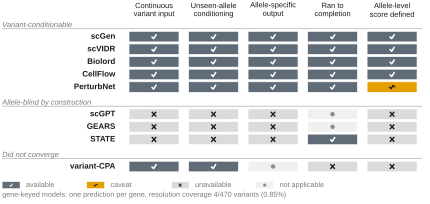

Python code for this plot:
"""Figure 4h - Public model interfaces are not uniformly allele-resolution ready.

Interface-compatibility audit (categorical, not a performance panel), encoded from
the authoritative remote inventory (docs/REMOTE_INVENTORY.md) and the manuscript
Methods. Distinguishes performance failure from interface incompatibility and from
optimisation failure. Programmatic (not AI) so model names and the status grid are
exact. Gene-keyed models assign one prediction per gene: resolution coverage
4/470 variants (0.85%).

Legibility: drawn wide (native ~112 x 56 mm) so it sits at composite scale ~1.0
with horizontal column headers; every label is >= 5 pt on the page. Fully vector;
check with: pdfimages -list fig4h_interface.pdf | tail -n +3

Run:  python fig4h_interface.py  ->  fig4h_interface.pdf (+ .png)
"""
from __future__ import annotations

import os
import sys

from matplotlib.patches import Rectangle

sys.path.insert(0, os.path.dirname(os.path.dirname(os.path.abspath(__file__))))
import nm_style as S

# status -> (fill colour, glyph colour).
#
# Palette discipline: the earlier green/red fills are not house colours and red is
# reserved for signed direction or a warning, so the four states are now encoded by
# a monotone lightness ladder drawn from house tokens (dark slate -> HOTSPOT amber
# for the one caveat -> LIGHT_GREY -> near-white). Relative luminance is
# 105 / 162 / 219 / 240, i.e. four separable greys, and the meaning is carried by
# the glyph SHAPE (tick / wave / cross / dot), which is drawn as vector line work,
# so the panel is readable in greyscale and without colour vision.
STATUS = {
    "Y": ("#5F6B76", "white"),      # available            - tick
    "P": (S.HOTSPOT, S.INK),        # available with caveat - wave (amber = warning)
    "N": ("#DBDBDB", S.INK),        # unavailable          - cross
    "NA": ("#F0F0F0", "#8A8A8A"),   # not applicable       - dot
}

COLS = ["Continuous\nvariant input", "Unseen-allele\nconditioning",
        "Allele-specific\noutput", "Ran to\ncompletion", "Allele-level\nscore defined"]

ROWS = [  # (group, model, [5 statuses])
    ("Variant-conditionable", "scGen",      ["Y", "Y", "Y", "Y", "Y"]),
    ("Variant-conditionable", "scVIDR",     ["Y", "Y", "Y", "Y", "Y"]),
    ("Variant-conditionable", "Biolord",    ["Y", "Y", "Y", "Y", "Y"]),
    ("Variant-conditionable", "CellFlow",   ["Y", "Y", "Y", "Y", "Y"]),
    ("Variant-conditionable", "PerturbNet", ["Y", "Y", "Y", "Y", "P"]),
    ("Allele-blind by construction", "scGPT", ["N", "N", "N", "NA", "N"]),
    ("Allele-blind by construction", "GEARS", ["N", "N", "N", "NA", "N"]),
    ("Allele-blind by construction", "STATE", ["N", "N", "N", "Y", "N"]),
    ("Did not converge", "variant-CPA",     ["Y", "Y", "NA", "N", "N"]),
]

XL = -2.05  # left margin (model names + group labels live here)


def _aspect_kx(fig, ax) -> float:
    """x-offset scale that makes a glyph drawn in data units look square on paper.

    The cells are wide and short (many mm per x unit, few per y unit), so raw
    symmetric offsets would render as stretched ticks/crosses.
    """
    fw_mm, fh_mm = (d * 25.4 for d in fig.get_size_inches())
    pos = ax.get_position()
    mm_per_x = (pos.width * fw_mm) / abs(ax.get_xlim()[1] - ax.get_xlim()[0])
    mm_per_y = (pos.height * fh_mm) / abs(ax.get_ylim()[1] - ax.get_ylim()[0])
    return mm_per_y / mm_per_x


def _mark(ax, cx, cy, s, kx=1.0, r=1.0):
    """Font-independent status glyph at (cx, cy); axis y inverted (smaller y = higher).

    ``kx`` compresses the x offsets so the glyph is visually square; ``r`` scales
    the glyph (used to shrink the legend swatches). The glyph colour follows the
    fill lightness so every state keeps a legible contrast.
    """
    w = STATUS[s][1]

    def X(*vals):
        return [cx + v * kx * r for v in vals]

    def Y(*vals):
        return [cy + v * r for v in vals]

    if s == "Y":
        ax.plot(X(-0.16, -0.03, 0.17), Y(0.03, 0.16, -0.15),
                color=w, lw=1.1 * r, solid_capstyle="round",
                solid_joinstyle="round", zorder=5)
    elif s == "N":
        ax.plot(X(-0.14, 0.14), Y(-0.15, 0.15), color=w, lw=1.0 * r, zorder=5)
        ax.plot(X(-0.14, 0.14), Y(0.15, -0.15), color=w, lw=1.0 * r, zorder=5)
    elif s == "P":
        ax.plot(X(-0.19, -0.06, 0.06, 0.19), Y(0.03, 0.13, -0.13, -0.03),
                color=w, lw=1.0 * r, zorder=5)
    else:
        ax.plot([cx], [cy], marker="o", ms=2.2 * r, color=w, zorder=5)


def main() -> None:
    S.apply_rcparams()
    ncol = len(COLS)

    # layout with a gap + header band between groups
    y = 0.0
    layout, headers, prev = [], [], None
    for group, model, sts in ROWS:
        if group != prev:
            if prev is not None:
                y += 0.4
            headers.append((group, y))
            y += 0.75
            prev = group
        layout.append((model, sts, y))
        y += 1.0
    total = y

    fig, ax = S.panel(140, 66)
    ax.set_xlim(XL, ncol + 0.1)
    ax.set_ylim(-1.5, total + 2.3)
    ax.axis("off")
    ax.invert_yaxis()
    kx = _aspect_kx(fig, ax)

    # column headers (horizontal: the wide aspect leaves room, so no rotation)
    for j, c in enumerate(COLS):
        ax.text(j + 0.5, -0.18, c, ha="center", va="bottom", fontsize=5.4,
                color=S.INK, linespacing=1.25)

    # group headers (far-left margin + divider over the grid)
    for group, gy in headers:
        ax.plot([XL, ncol], [gy + 0.62, gy + 0.62], color="#BBBBBB", lw=0.6)
        ax.text(XL, gy + 0.34, group, ha="left", va="center", fontsize=5.4,
                color=S.GREY, style="italic")

    # rows
    for model, sts, ytop in layout:
        ax.text(-0.15, ytop + 0.5, model, ha="right", va="center", fontsize=5.8,
                color=S.INK, fontweight="bold")
        for j, s in enumerate(sts):
            ax.add_patch(Rectangle((j + 0.08, ytop + 0.08), 0.84, 0.84,
                                   facecolor=STATUS[s][0], edgecolor="white", lw=0.5))
            _mark(ax, j + 0.5, ytop + 0.5, s, kx=kx)

    # legend
    ly = total + 0.7
    for k, (s, lab) in enumerate([("Y", "available"), ("P", "caveat"),
                                  ("N", "unavailable"), ("NA", "not applicable")]):
        x = XL + k * 1.42
        ax.add_patch(Rectangle((x, ly), 0.30, 0.55, facecolor=STATUS[s][0],
                               edgecolor="white", lw=0.4))
        _mark(ax, x + 0.15, ly + 0.275, s, kx=kx, r=0.62)
        ax.text(x + 0.40, ly + 0.275, lab, ha="left", va="center", fontsize=5.2,
                color=S.GREY)

    ax.text(XL, total + 1.75,
            "gene-keyed models: one prediction per gene, resolution coverage "
            "4/470 variants (0.85%)", ha="left", va="center", fontsize=5.2, color=S.GREY)

    S.save(fig, os.path.join(os.path.dirname(os.path.abspath(__file__)),
                             "fig4h_interface"))
    print(f"drawn interface audit: {len(ROWS)} models x {ncol} criteria")


if __name__ == "__main__":
    main()
